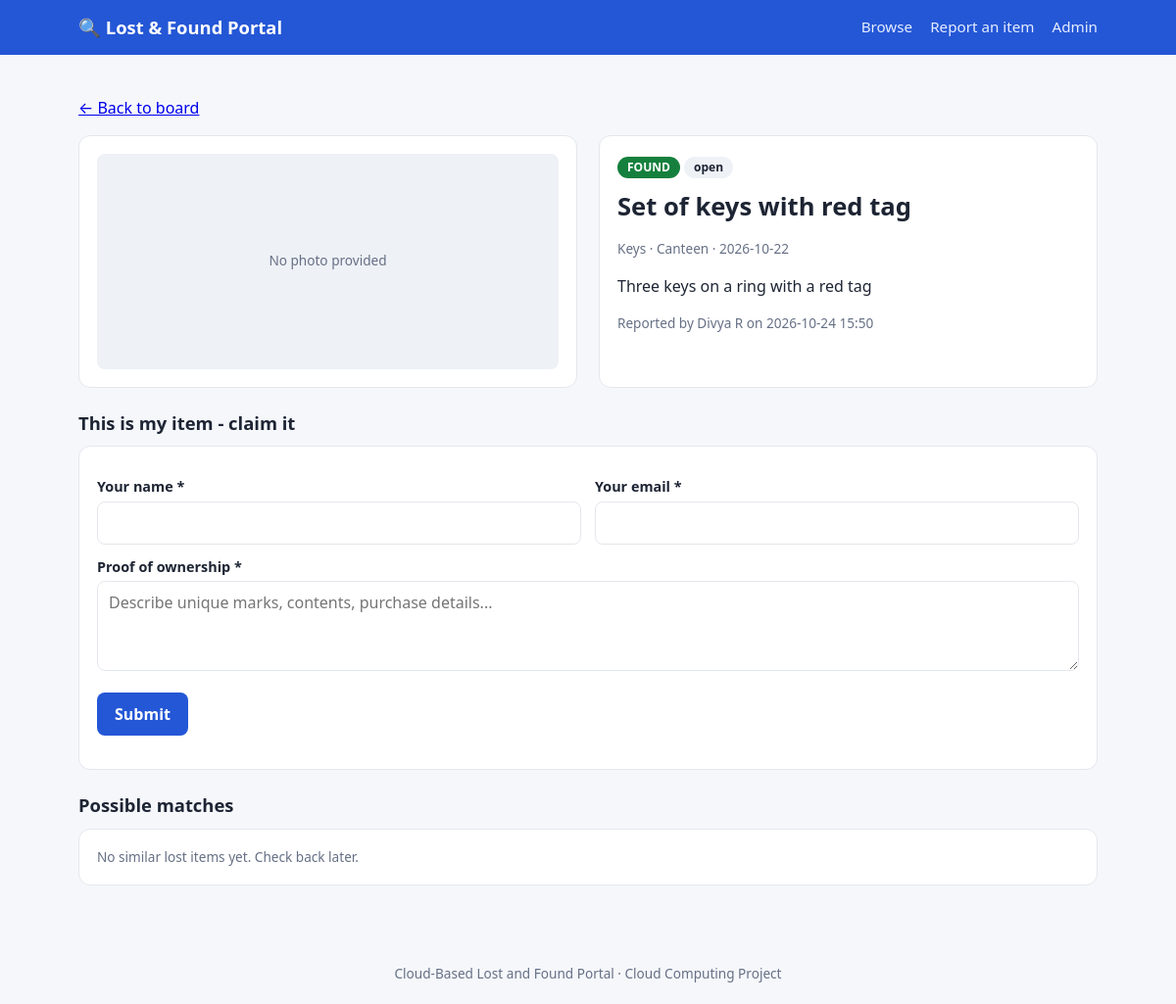
Screenshot of /item/4 with the database file from the repository.
### tables this page shows
CREATE TABLE items (
        id            INTEGER PRIMARY KEY AUTOINCREMENT,
        kind          TEXT NOT NULL CHECK (kind IN ('lost','found')),
        title         TEXT NOT NULL,
        category      TEXT NOT NULL,
        description   TEXT,
        location      TEXT NOT NULL,
        event_date    TEXT NOT NULL,
        contact_name  TEXT NOT NULL,
        contact_email TEXT NOT NULL,
        image         TEXT,
        status        TEXT NOT NULL DEFAULT 'open',   -- open | claim_pending | returned
        created_at    TEXT NOT NULL
    );

### app.py (the view)
@app.route("/item/<int:item_id>")
def detail(item_id):
    item = get_db().execute("SELECT * FROM items WHERE id=?", (item_id,)).fetchone()
    if not item:
        return render_template("404.html"), 404
    return render_template("detail.html", item=item, matches=find_matches(item))

### app.py (called while the page is built)
def get_db():
    if "db" not in g:
        g.db = sqlite3.connect(DB_PATH)
        g.db.row_factory = sqlite3.Row
    return g.db

def tokens(text):
    return {w for w in re.findall(r"[a-z0-9]+", (text or "").lower())
            if w not in STOP and len(w) > 2}

def similarity(a, b):
    ta = tokens(f"{a['title']} {a['title']} {a['description']} {a['location']}")
    tb = tokens(f"{b['title']} {b['title']} {b['description']} {b['location']}")
    if not ta or not tb:
        return 0.0
    score = len(ta & tb) / len(ta | tb)
    if a["category"] == b["category"]:
        score += 0.25
    return round(min(score, 1.0), 2)

def find_matches(item, limit=5):
    opposite = "found" if item["kind"] == "lost" else "lost"
    rows = get_db().execute(
        "SELECT * FROM items WHERE kind=? AND status!='returned' AND id!=?",
        (opposite, item["id"])).fetchall()
    scored = [(similarity(item, r), r) for r in rows]
    return [(s, r) for s, r in sorted(scored, key=lambda x: -x[0]) if s >= 0.30][:limit]

### templates/detail.html (shortened to what this page needs)
{% extends "base.html" %}
{% block content %}
<p><a href="{{ url_for('index') }}">&larr; Back to board</a></p>
<div class="detail">
  <div class="card">
    {% if item.image %}<img src="{{ image_url(item.image) }}" alt="{{ item.title }}">
    {% else %}<div class="thumb" style="height:220px">No photo provided</div>{% endif %}
  </div>
  <div class="card">
    <span class="badge {{ item.kind }}">{{ item.kind|upper }}</span>
    <span class="badge status {{ item.status }}">{{ item.status.replace('_',' ') }}</span>
    <h1 style="margin-top:10px">{{ item.title }}</h1>
    <p class="meta">{{ item.category }} &middot; {{ item.location }} &middot; {{ item.event_date }}</p>
    <p>{{ item.description or 'No description provided.' }}</p>
    <p class="meta">Reported by {{ item.contact_name }} on {{ item.created_at }}</p>
  </div>
</div>
{% if item.status != 'returned' %}
<h2>{{ 'This is my item - claim it' if item.kind=='found' else 'I found this item' }}</h2>
<form class="card" method="post" action="{{ url_for('claim', item_id=item.id) }}">
  <div class="row">
    <div><label>Your name *</label><input name="claimant_name" required></div>
    <div><label>Your email *</label><input type="email" name="claimant_email" required></div>
  </div>
  <label>{{ 'Proof of ownership *' if item.kind=='found' else 'Where / when did you find it? *' }}</label>
  <textarea name="proof" rows="3" required placeholder="{{ 'Describe unique marks, contents, purchase details...' if item.kind=='found' else 'Describe where the item is now and how the owner can collect it' }}"></textarea>
  <p><button type="submit">Submit</button></p>
</form>
{% endif %}
<h2>Possible matches</h2>
{% if matches %}
<div class="grid">
  {% for score, m in matches %}
  <a class="card item" href="{{ url_for('detail', item_id=m.id) }}">
    <div><span class="badge {{ m.kind }}">{{ m.kind|upper }}</span>
         <span class="badge status">{{ (score*100)|round|int }}% match</span></div>
    <strong>{{ m.title }}</strong>
    <span class="meta">{{ m.category }} &middot; {{ m.location }} &middot; {{ m.event_date }}</span>
  </a>
  {% endfor %}
</div>
{% else %}
<div class="card meta">No similar {{ 'found' if item.kind=='lost' else 'lost' }} items yet. Check back later.</div>
{% endif %}
{% endblock %}

### templates/base.html (style rules this page uses)
:root { --bg:#f5f7fb; --card:#fff; --ink:#1d2433; --muted:#667085; --line:#e4e7ec; --brand:#2457d6; --lost:#c2410c; --found:#15803d; --warn:#b45309; }
* { box-sizing:border-box; }
body { margin:0; font-family:system-ui,-apple-system,Segoe UI,Roboto,sans-serif; background:var(--bg); color:var(--ink); line-height:1.5; }
h1 { font-size:1.6rem; margin:0 0 6px; }
h2 { font-size:1.15rem; margin:22px 0 10px; }
.card { background:var(--card); border:1px solid var(--line); border-radius:12px; padding:18px; }
.thumb { width:100%; height:140px; object-fit:cover; border-radius:8px; background:#eef1f6; display:flex; align-items:center; justify-content:center; color:var(--muted); font-size:.85rem; }
.badge { display:inline-block; padding:2px 10px; border-radius:99px; font-size:.75rem; font-weight:600; color:#fff; }
.badge.found { background:var(--found); }
.badge.status { background:#eef1f6; color:var(--ink); }
.meta { color:var(--muted); font-size:.85rem; }
input,select,textarea { font:inherit; padding:9px 11px; border:1px solid var(--line); border-radius:8px; background:#fff; width:100%; }
label { display:block; font-weight:600; font-size:.9rem; margin:12px 0 4px; }
button, .btn { background:var(--brand); color:#fff; border:0; padding:10px 18px; border-radius:8px; font:inherit; font-weight:600; cursor:pointer; text-decoration:none; display:inline-block; }
.row { display:grid; grid-template-columns:1fr 1fr; gap:14px; }
.detail { display:grid; grid-template-columns:1fr 1fr; gap:22px; }

### rows the page displays
items: kind "FOUND", status.replace "open", title "Set of keys with red tag", category "Keys", location "Canteen", event_date "2026-10-22", description "Three keys on a ring with a red tag", contact_name "Divya R", created_at "2026-10-24 15:50", kind "This is my item - claim it", kind "Proof of ownership *", proof "Describe unique marks, contents, purchase details...", kind "lost"
